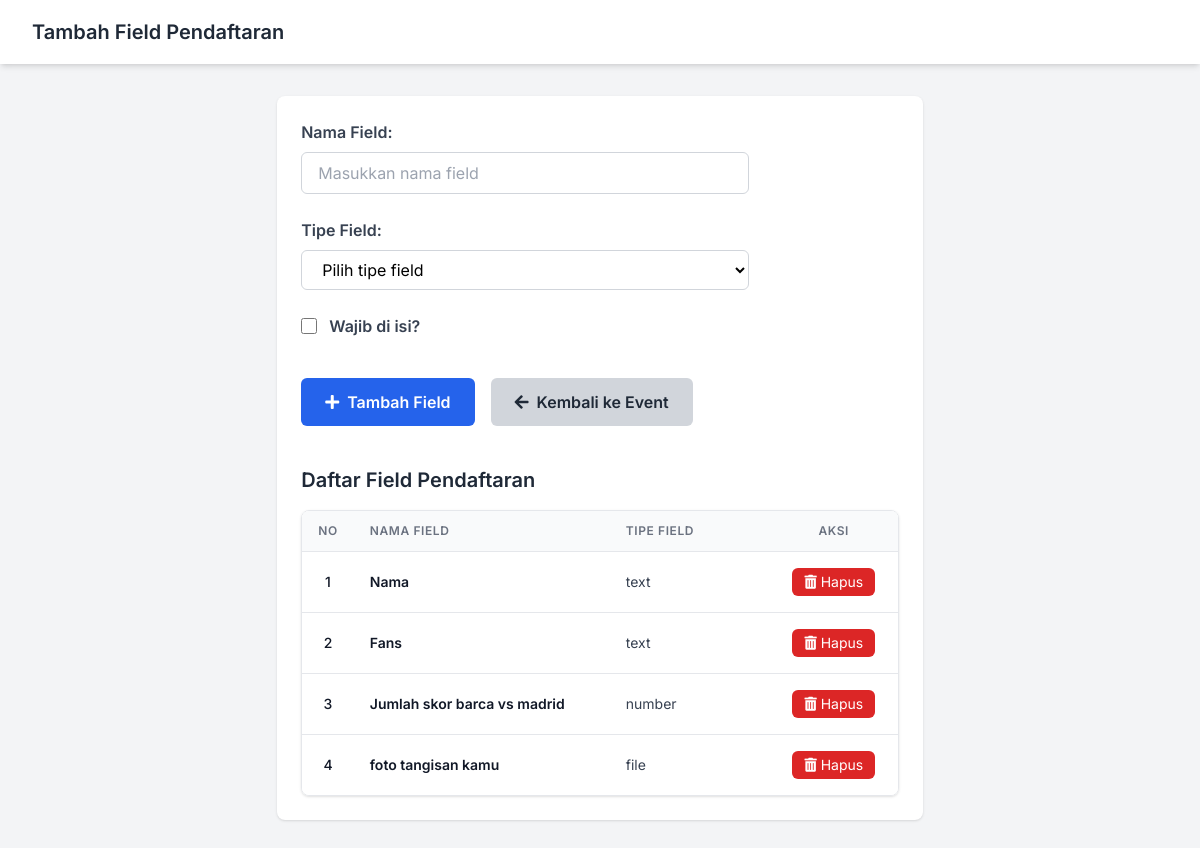
/admin/event/field.php?event_id=5 (signed in), run on the app's committed database.
### tables this page shows
CREATE TABLE `event_form_field` (
  `id` int(11) NOT NULL,
  `event_id` int(11) NOT NULL,
  `nama_field` varchar(255) NOT NULL,
  `tipe_field` varchar(50) NOT NULL,
  `wajib` tinyint(1) DEFAULT 1
);

### admin/event/field.php (the view, shortened to what this page needs)
<?php
$root_path = dirname(dirname(dirname(__FILE__)));
include $root_path . '/config/db.php';
$event_id = intval($_GET['event_id']);
$query = mysqli_query($conn, "SELECT * FROM event_form_field WHERE event_id = '$event_id'");
?>
<!DOCTYPE html>
<html lang="en">
 <head>
  <script src="https://cdn.tailwindcss.com"></script>
  <link
   href="https://cdnjs.cloudflare.com/ajax/libs/font-awesome/5.15.3/css/all.min.css"
   rel="stylesheet"
  />
 </head>
 <body class="bg-gray-100 min-h-screen flex flex-col">
  <header class="bg-white shadow-md">
   <div
    class="max-w-7xl mx-auto px-4 sm:px-6 lg:px-8 flex items-center justify-between h-16"
   >
    <div class="flex items-center space-x-3">
     <h1 class="text-xl font-semibold text-gray-800">
      Tambah Field Pendaftaran
     </h1>
    </div>
   </div>
  </header>
  <main class="flex-grow max-w-4xl mx-auto p-6 bg-white rounded-lg shadow mt-8 mb-12 space-y-10">
   <section>
    <form action="" method="POST" class="space-y-6 max-w-md">
     <div>
      <label
       for="namaField"
       class="block text-gray-700 font-semibold mb-2"
       >Nama Field:</label
      >
      <input
       type="text"
       id="namaField"
       name="namaField"
       placeholder="Masukkan nama field"
       required
       class="w-full border border-gray-300 rounded-md px-4 py-2 focus:outline-none focus:ring-2 focus:ring-blue-500 focus:border-transparent"
      />
     </div>
     <div>
      <label
       for="tipeField"
       class="block text-gray-700 font-semibold mb-2"
       >Tipe Field:</label
      >
      <select
       id="tipeField"
       name="tipeField"
       required
       class="w-full border border-gray-300 rounded-md px-4 py-2 bg-white focus:outline-none focus:ring-2 focus:ring-blue-500 focus:border-transparent"
      >
       <option value="" disabled selected>
        Pilih tipe field
       </option>
      </select>
     </div>
     <div class="flex items-center space-x-3">
      <input
       type="checkbox"
       id="wajibIsi"
       name="wajibIsi"
       class="h-4 w-4 text-blue-600 focus:ring-blue-500 border-gray-300 rounded"
      />
      <label for="wajibIsi" class="text-gray-700 font-semibold"
       >Wajib di isi?</label
      >
     </div>
     <div class="flex space-x-4 pt-4">
      <button
       type="submit"
       name="submit"
       class="inline-flex items-center px-6 py-3 bg-blue-600 text-white font-semibold rounded-md hover:bg-blue-700 focus:outline-none focus:ring-2 focus:ring-blue-500 focus:ring-offset-1 transition"
      >
       <i class="fas fa-plus mr-2"></i>Tambah Field
      </button>
      <a
       href="index.php"
       class="inline-flex items-center px-6 py-3 bg-gray-300 text-gray-800 font-semibold rounded-md hover:bg-gray-400 focus:outline-none focus:ring-2 focus:ring-gray-400 focus:ring-offset-1 transition"
      >
       <i class="fas fa-arrow-left mr-2"></i>Kembali ke Event
      </a>
     </div>
    </form>
   </section>
   <section>
    <h2 class="text-xl font-semibold text-gray-800 mb-4">
     Daftar Field Pendaftaran
    </h2>
    <div class="overflow-x-auto rounded-lg border border-gray-200 shadow">
     <table class="min-w-full divide-y divide-gray-200 table-fixed bg-white">
      <thead class="bg-gray-50">
       <tr>
        <th
         scope="col"
         class="w-12 px-4 py-3 text-left text-xs font-semibold text-gray-500 uppercase tracking-wider"
        >
         No
        </th>
        <th
         scope="col"
         class="w-64 px-4 py-3 text-left text-xs font-semibold text-gray-500 uppercase tracking-wider"
        >
         Nama Field
        </th>
        <th
         scope="col"
         class="w-40 px-4 py-3 text-left text-xs font-semibold text-gray-500 uppercase tracking-wider"
        >
         Tipe Field
        </th>
        <th
         scope="col"
         class="w-32 px-4 py-3 text-center text-xs font-semibold text-gray-500 uppercase tracking-wider"
        >
         Aksi
        </th>
       </tr>
      </thead>
      <tbody class="divide-y divide-gray-200">
       <?php
       $no = 1;
       while ($row = mysqli_fetch_assoc($query)) {
           echo "<tr class='hover:bg-gray-50 transition'>";
           echo "<td class='px-4 py-4 whitespace-nowrap text-sm text-gray-900 font-medium text-center'>".$no++."</td>";
           echo "<td class='px-4 py-4 whitespace-nowrap text-sm text-gray-900 font-semibold'>".$row['nama_field']."</td>";
           echo "<td class='px-4 py-4 whitespace-nowrap text-sm text-gray-700'>".$row['tipe_field']."</td>";
           echo "<td class='px-4 py-4 whitespace-nowrap text-sm text-center'>";
           echo "<button aria-label='Hapus field ".$row['nama_field']."' class='inline-flex items-center px-3 py-1 bg-red-600 text-white rounded-md hover:bg-red-700 focus:outline-none focus:ring-2 focus:ring-red-600 focus:ring-offset-1 transition' type='button'> <i class='fas fa-trash-alt mr-1'></i>Hapus</button>";
           echo "</td>";
           echo "</tr>";
       }
       ?>
      </tbody>
     </table>
    </div>
   </section>
  </main>
 </body>
</html>

### admin/event/field.php (style rules this page uses)
body { font-family: "Inter", sans-serif; }

### data on the page
event_form_field: nama_field "Nama", tipe_field "text"
event_form_field: nama_field "Fans", tipe_field "text"
event_form_field: nama_field "Jumlah skor barca vs madrid", tipe_field "number"
event_form_field: nama_field "foto tangisan kamu", tipe_field "file"
